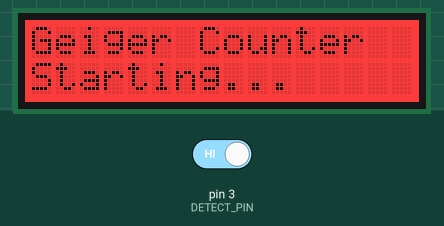
Simulated run of this sketch. Board: Arduino Uno, built with avr-gcc and run on an emulated ATmega328P. Parts: 16×2 character LCD. The test bench sets the inputs (shaded band); at power-on: pin 3 (DETECT_PIN) HIGH. What the sketch prints to the serial monitor is not drawn.

Above: at 0.1 s.
At 2.8 s:
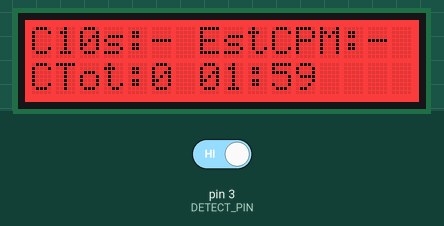
2.9 s: pin 3 (DETECT_PIN) driven LOW
At 4.4 s:
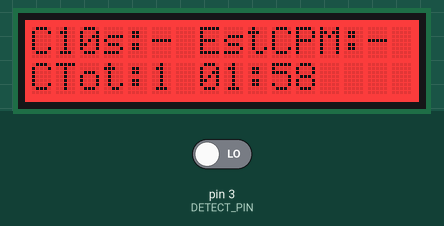
Timing chart, 0 to 5.9 s (numbered marks = the images above; inputs shaded):
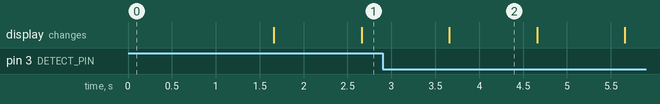

The sketch:

DFRobot-GEIGER-LCD-2MIN.ino
```cpp
#include <DFRobot_RGBLCD1602.h>
// Ψηφιακή έξοδος του αισθητήρα Geiger
#define DETECT_PIN 3

// Χρονικό παράθυρο άμεσης μέτρησης: 10 δευτερόλεπτα
const unsigned long INSTANT_WINDOW_MS = 10000UL;

// Συνολική διάρκεια κύριας μέτρησης: 2 λεπτά
const unsigned long TWO_MINUTES_MS =
  2UL * 60UL * 1000UL;

// Οθόνη LCD 16x2
DFRobot_RGBLCD1602 lcd(0x60, 16, 2);

// Συνολικά counts από την έναρξη της μέτρησης
volatile unsigned long totalPulseCount = 0;

// Χρονικές μεταβλητές
unsigned long measurementStart;
unsigned long instantWindowStart;
unsigned long lastDisplayUpdate = 0;

// Συνολικά counts στην αρχή του προηγούμενου παραθύρου των 10 δευτερολέπτων
unsigned long previousPulseCount = 0;

// Counts του τελευταίου ολοκληρωμένου παραθύρου 10 s
unsigned long lastWindowCounts = 0;

// Άμεσο CPM ως ακέραιος
unsigned long instantCPM = 0;

// Τελικά αποτελέσματα δίλεπτης μέτρησης
unsigned long finalTwoMinuteCounts = 0;
unsigned long finalTwoMinuteCPM = 0;

// Κατάσταση λειτουργίας
bool instantValueAvailable = false;
bool twoMinuteMeasurementFinished = false;


// Εκτελείται κάθε φορά που φτάνει παλμός από το Geiger
void countPulse()
{
  totalPulseCount++;
}


// Ασφαλής ανάγνωση του μετρητή παλμών
unsigned long readPulseCount()
{
  noInterrupts();
  unsigned long countCopy = totalPulseCount;
  interrupts();

  return countCopy;
}


// Καθαρισμός μιας γραμμής της LCD
void clearLCDLine(byte row)
{
  lcd.setCursor(0, row);
  lcd.print("                ");
  lcd.setCursor(0, row);
}


// Πρώτη γραμμή: counts στα τελευταία 10 s και άμεσο CPM
void displayInstantMeasurement()
{
  clearLCDLine(0);

  if (!instantValueAvailable)
  {
    lcd.print("C10s:- EstCPM:-");
  }
  else
  {
    lcd.print("C10s:");
    lcd.print(lastWindowCounts);

    lcd.print(" EstCPM:");
    lcd.print(instantCPM);
  }
}


// Δεύτερη γραμμή: συνολικά counts και χρόνος που απομένει
void displayTwoMinuteMeasurement(
  unsigned long currentTime,
  unsigned long currentPulseCount)
{
  clearLCDLine(1);

  // Τελική εμφάνιση μετά τα 2 λεπτά
  if (twoMinuteMeasurementFinished)
  {
    lcd.print("T:");
    lcd.print(finalTwoMinuteCounts);

    lcd.print(" CPM:");
    lcd.print(finalTwoMinuteCPM);

    return;
  }

  unsigned long elapsedTime =
    currentTime - measurementStart;

  unsigned long remainingTime;

  if (elapsedTime < TWO_MINUTES_MS)
  {
    remainingTime =
      TWO_MINUTES_MS - elapsedTime;
  }
  else
  {
    remainingTime = 0;
  }

  // Στρογγυλοποίηση προς τα πάνω, ώστε να ξεκινά από 02:00
  unsigned long remainingSeconds =
    (remainingTime + 999UL) / 1000UL;

  unsigned int minutes =
    remainingSeconds / 60UL;

  unsigned int seconds =
    remainingSeconds % 60UL;

  // CTot = συνολικά counts από την αρχή
  lcd.print("CTot:");
  lcd.print(currentPulseCount);
  lcd.print(" ");

  if (minutes < 10)
  {
    lcd.print("0");
  }

  lcd.print(minutes);
  lcd.print(":");

  if (seconds < 10)
  {
    lcd.print("0");
  }

  lcd.print(seconds);
}


void setup()
{
  Serial.begin(115200);

  lcd.init();
  lcd.setRGB(255, 0, 0);
  lcd.clear();

  lcd.setCursor(0, 0);
  lcd.print("Geiger Counter");

  lcd.setCursor(0, 1);
  lcd.print("Starting...");

  pinMode(DETECT_PIN, INPUT);

  delay(1500);

  // Μηδενισμός πριν από την έναρξη
  noInterrupts();
  totalPulseCount = 0;
  interrupts();

  measurementStart = millis();
  instantWindowStart = measurementStart;
  previousPulseCount = 0;

  // Καταγραφή κάθε καθοδικού παλμού
  attachInterrupt(
    digitalPinToInterrupt(DETECT_PIN),
    countPulse,
    FALLING
  );

  lcd.clear();

  displayInstantMeasurement();

  lcd.setCursor(0, 1);
  lcd.print("T:0 02:00");
}


void loop()
{
  unsigned long currentTime = millis();

  unsigned long currentPulseCount =
    readPulseCount();

  /*
   * ΑΜΕΣΗ ΜΕΤΡΗΣΗ ΑΝΑ 10 ΔΕΥΤΕΡΟΛΕΠΤΑ
   */
  unsigned long instantElapsedTime =
    currentTime - instantWindowStart;

  if (instantElapsedTime >= INSTANT_WINDOW_MS)
  {
    // Counts στο τελευταίο παράθυρο 10 s
    lastWindowCounts =
      currentPulseCount - previousPulseCount;

    /*
     * Αναγωγή σε CPM και στρογγυλοποίηση
     * στον πλησιέστερο ακέραιο.
     *
     * CPM = counts × 60000 / χρόνος σε ms
     */
    instantCPM =
      (lastWindowCounts * 60000UL +
       instantElapsedTime / 2UL) /
      instantElapsedTime;

    // Προετοιμασία επόμενου παραθύρου
    previousPulseCount = currentPulseCount;
    instantWindowStart = currentTime;

    instantValueAvailable = true;

    displayInstantMeasurement();

    Serial.print("Counts in last 10 s: ");
    Serial.println(lastWindowCounts);

    Serial.print("Immediate CPM: ");
    Serial.println(instantCPM);
  }

  /*
   * ΟΛΟΚΛΗΡΩΣΗ ΔΙΛΕΠΤΗΣ ΜΕΤΡΗΣΗΣ
   */
  if (!twoMinuteMeasurementFinished)
  {
    unsigned long twoMinuteElapsed =
      currentTime - measurementStart;

    if (twoMinuteElapsed >= TWO_MINUTES_MS)
    {
      finalTwoMinuteCounts =
        readPulseCount();

      /*
       * CPM = συνολικά counts / 2.
       *
       * Η πρόσθεση του 1 πριν από την ακέραια
       * διαίρεση δίνει στρογγυλοποίηση στον
       * πλησιέστερο ακέραιο.
       */
      finalTwoMinuteCPM =
        (finalTwoMinuteCounts + 1UL) / 2UL;

      twoMinuteMeasurementFinished = true;

      displayTwoMinuteMeasurement(
        currentTime,
        finalTwoMinuteCounts
      );

      Serial.println();
      Serial.println("----- 2 MINUTE RESULT -----");

      Serial.print("Total counts: ");
      Serial.println(finalTwoMinuteCounts);

      Serial.print("Two-minute CPM: ");
      Serial.println(finalTwoMinuteCPM);
    }
  }

  /*
   * ΑΝΑΝΕΩΣΗ ΔΕΥΤΕΡΗΣ ΓΡΑΜΜΗΣ ΑΝΑ 1 s
   */
  if (currentTime - lastDisplayUpdate >= 1000UL)
  {
    lastDisplayUpdate = currentTime;

    currentPulseCount = readPulseCount();

    displayTwoMinuteMeasurement(
      currentTime,
      currentPulseCount
    );

    if (!twoMinuteMeasurementFinished)
    {
      Serial.print("Total counts: ");
      Serial.println(currentPulseCount);
    }
  }
}
```

Measured:
- what the display in image 2 shows lasts 1.0 s, from 3.7 s to 4.7 s
